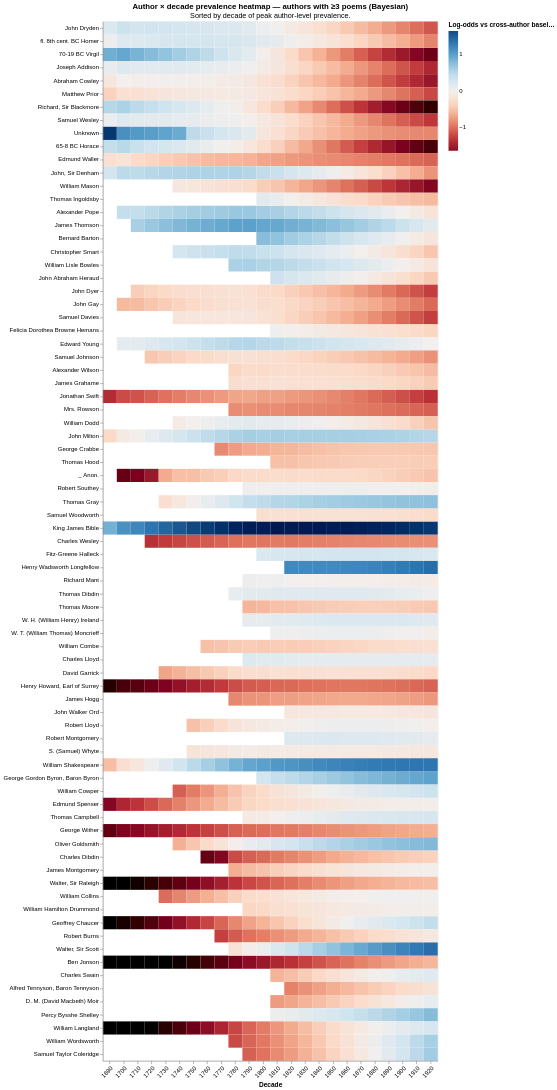

The cell this chart's notebook holds for it:
### Markdown cell above
### 3.2 Author × decade heatmap

The poem-level heatmap in §1.4 is information-rich but hard to scan because most row labels are unfamiliar poem titles. The author-level heatmap aggregates the Bayesian fitted prevalence across all poems by the same author, replacing rows of poems with rows of authors. Fewer rows, recognisable names, same visual grammar:

- **Rows** sorted by the decade in which the author's mean fitted prevalence peaks.
- **Colour** — log-odds deviation from the cross-author baseline (average author in that decade).
- **Red** above baseline, **blue** below, **white** at baseline.

Reads top-to-bottom as a compressed canon-shift story.

### Code cell
if not RUN_BAMBI or "_plot_df_b" not in dir():
    print("Bambi small-multiples (§1.1) must run first — required for _plot_df_b.")
else:
    from IPython.display import display as _display

    # `_plot_df_b` was built from `_bambi_df.copy()` in §1.1, which already carries
    # the `author` column. Re-merging would collide (author_x / author_y). Guard
    # against both cases so this cell is robust to re-runs.
    _auth_pool = _plot_df_b.copy()
    if "author" not in _auth_pool.columns:
        _author_map = _bambi_df[["poem_id", "author"]].drop_duplicates()
        _auth_pool = _auth_pool.merge(_author_map, on="poem_id", how="left")
    _auth_pool["author"] = _auth_pool["author"].fillna("Unknown")

    _auth_poem_counts = _auth_pool.groupby("author")["poem_id"].nunique()
    AUTHOR_HEATMAP_MIN_POEMS = 3
    _qualified_authors = set(
        _auth_poem_counts[_auth_poem_counts >= AUTHOR_HEATMAP_MIN_POEMS].index
    )
    print(f"Authors with ≥{AUTHOR_HEATMAP_MIN_POEMS} poems in the modelled set: {len(_qualified_authors)}")
    _auth_pool = _auth_pool[_auth_pool["author"].isin(_qualified_authors)].copy()

    _auth_heat = (
        _auth_pool.groupby(["author", "period"], as_index=False)
        .agg(p_author=("p_bayes", "mean"), n_poems=("poem_id", "nunique"),
             total_works=("n_works", "sum"))
    )
    _auth_baseline = (
        _auth_heat.groupby("period", as_index=False)
        .agg(baseline_p=("p_author", "mean"))
    )
    _auth_heat = _auth_heat.merge(_auth_baseline, on="period", how="left")
    _auth_heat["log_odds_dev"] = (
        _safe_logit(_auth_heat["p_author"]) - _safe_logit(_auth_heat["baseline_p"])
    )

    _peak_by_author = (
        _auth_heat.loc[_auth_heat.groupby("author")["p_author"].idxmax(), ["author", "period"]]
        .rename(columns={"period": "peak_period"})
    )
    _auth_heat = _auth_heat.merge(_peak_by_author, on="author", how="left")
    _auth_totals = (
        _auth_heat.groupby("author", as_index=False)
        .agg(total_poems=("n_poems", "max"), peak_period=("peak_period", "first"))
    )

    _sort_authors = (
        _auth_totals.sort_values(["peak_period", "total_poems"], ascending=[True, False])
        ["author"].tolist()
    )
    _auth_heat["author_short"] = _auth_heat["author"].str[:40]

    _lod_cap_a = float(_auth_heat["log_odds_dev"].abs().quantile(0.95))
    _lod_cap_a = max(_lod_cap_a, 0.5)

    _auth_heatmap_chart = (
        alt.Chart(_auth_heat)
        .mark_rect()
        .encode(
            x=alt.X("period:O", title="Decade", axis=alt.Axis(labelAngle=-45)),
            y=alt.Y("author_short:N", title=None, sort=_sort_authors,
                     axis=alt.Axis(labelLimit=300)),
            color=alt.Color(
                "log_odds_dev:Q",
                title="Log-odds vs cross-author baseline",
                scale=alt.Scale(scheme="redblue", domainMid=0, domain=[-_lod_cap_a, _lod_cap_a]),
            ),
            tooltip=[
                "author",
                "period:O",
                alt.Tooltip("p_author:Q", format=".4f", title="mean fitted P"),
                alt.Tooltip("baseline_p:Q", format=".4f", title="author-baseline P"),
                alt.Tooltip("log_odds_dev:Q", format=".2f", title="log-odds dev"),
                "n_poems:Q",
            ],
        )
        .properties(
            width=560,
            height=max(22 * len(_sort_authors), 320),
            title=alt.TitleParams(
                f"Author × decade prevalence heatmap — authors with ≥{AUTHOR_HEATMAP_MIN_POEMS} poems (Bayesian)",
                subtitle="Sorted by decade of peak author-level prevalence.",
            ),
        )
    )
    _display(_auth_heatmap_chart)

### Figure 1 — Vega-Lite specification as saved in the notebook (floating-point values rounded to 4 significant figures; data arrays with more than 128 entries replaced by an {"elided": "..."} marker saying what was removed)
{"config": {"view": {"continuousWidth": 300, "continuousHeight": 300}}, "data": {"name": "data-6056a772c666b9ddf54e0b8386cffac3"}, "mark": {"type": "rect"}, "encoding": {"color": {"field": "log_odds_dev", "scale": {"domain": [-1.638, 1.638], "domainMid": 0, "scheme": "redblue"}, "title": "Log-odds vs cross-author baseline", "type": "quantitative"}, "tooltip": [{"field": "author", "type": "nominal"}, {"field": "period", "type": "ordinal"}, {"field": "p_author", "format": ".4f", "title": "mean fitted P", "type": "quantitative"}, {"field": "baseline_p", "format": ".4f", "title": "author-baseline P", "type": "quantitative"}, {"field": "log_odds_dev", "format": ".2f", "title": "log-odds dev", "type": "quantitative"}, {"field": "n_poems", "type": "quantitative"}], "x": {"axis": {"labelAngle": -45}, "field": "period", "title": "Decade", "type": "ordinal"}, "y": {"axis": {"labelLimit": 300}, "field": "author_short", "sort": ["John Dryden", "fl. 8th cent. BC Homer", "70-19 BC Virgil", "Joseph Addison", "Abraham Cowley", "Matthew Prior", "Richard, Sir Blackmore", "Samuel Wesley", "Unknown", "65-8 BC Horace", "Edmund Waller", "John, Sir Denham", "William Mason", "Thomas Ingoldsby", "Alexander Pope", "James Thomson", "Bernard Barton", "Christopher Smart", "William Lisle Bowles", "John Abraham Heraud", "John Dyer", "John Gay", "Samuel Davies", "Felicia Dorothea Browne Hemans", "Edward Young", "Samuel Johnson", "Alexander Wilson", "James Grahame", "Jonathan Swift", "Mrs. Rowson", "William Dodd", "John Milton", "George Crabbe", "Thomas Hood", "_ Anon.", "Robert Southey", "Thomas Gray", "Samuel Woodworth", "King James Bible", "Charles Wesley", "Fitz-Greene Halleck", "Henry Wadsworth Longfellow", "Richard Mant", "Thomas Dibdin", "Thomas Moore", "W. H. (William Henry) Ireland", "W. T. (William Thomas) Moncrieff", "William Combe", "Charles Lloyd", "David Garrick", "Henry Howard, Earl of Surrey", "James Hogg", "John Walker Ord", "Robert Lloyd", "Robert Montgomery", "S. (Samuel) Whyte", "William Shakespeare", "George Gordon Byron, Baron Byron", "William Cowper", "Edmund Spenser", "Thomas Campbell", "George Wither", "Oliver Goldsmith", "Charles Dibdin", "James Montgomery", "Walter, Sir Raleigh", "William Collins", "William Hamilton Drummond", "Geoffrey Chaucer", "Robert Burns", "Walter, Sir Scott", "Ben Jonson", "Charles Swain", "Alfred Tennyson, Baron Tennyson", "D. M. (David Macbeth) Moir", "Percy Bysshe Shelley", "William Langland", "William Wordsworth", "Samuel Taylor Coleridge"], "title": null, "type": "nominal"}}, "height": 1738, "title": {"text": "Author × decade prevalence heatmap — authors with ≥3 poems (Bayesian)", "subtitle": "Sorted by decade of peak author-level prevalence."}, "width": 560, "$schema": "https://vega.github.io/schema/vega-lite/v6.4.1.json", "datasets": {"data-6056a772c666b9ddf54e0b8386cffac3": {"elided": "1446 records"}}}
